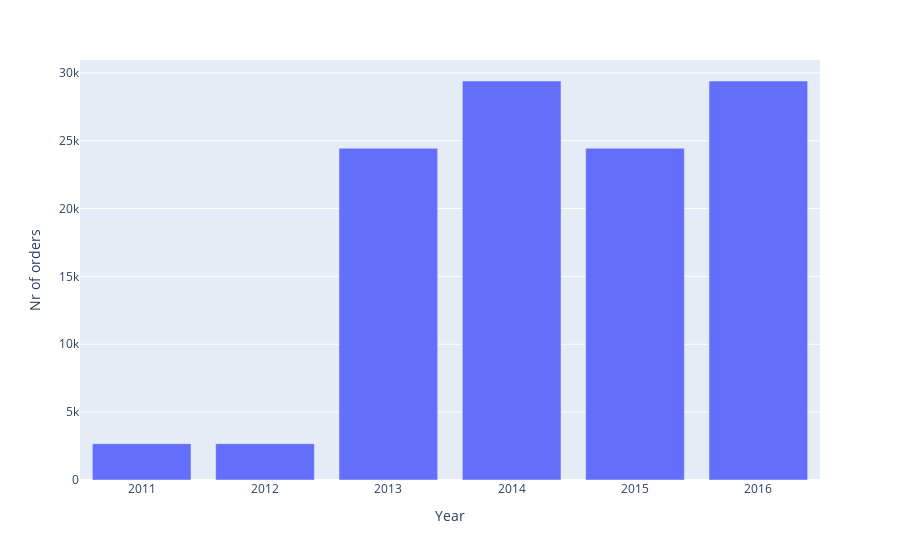

This figure's notebook cell:
### Code cell
plot = px.bar(
    df_order_per_year,
    x = "Year",
    y = "Nr of orders"
)

plot

### Figure 1 — Plotly figure (JSON) as saved in the notebook; plotly's stock layout.template omitted (floating-point values rounded to 4 significant figures)
{"data": [{"hovertemplate": "Year=%{x}<br>Nr of orders=%{y}<extra></extra>", "legendgroup": "", "marker": {"color": "#636efa", "pattern": {"shape": ""}}, "name": "", "orientation": "v", "showlegend": false, "textposition": "auto", "type": "bar", "x": [2011, 2012, 2013, 2014, 2015, 2016], "xaxis": "x", "y": [2677, 2677, 24443, 29398, 24443, 29398], "yaxis": "y"}], "layout": {"barmode": "relative", "legend": {"tracegroupgap": 0}, "margin": {"t": 60}, "xaxis": {"anchor": "y", "domain": [0, 1], "title": {"text": "Year"}}, "yaxis": {"anchor": "x", "domain": [0, 1], "title": {"text": "Nr of orders"}}}}
